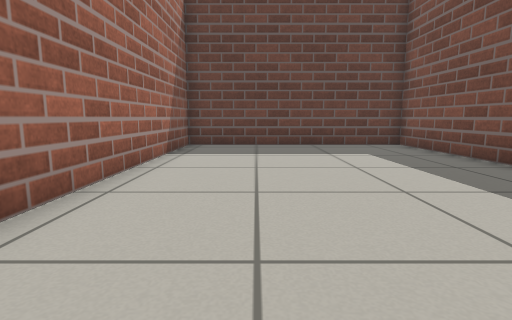
View 1 (above)

18 first-person views from a walk through a world built for the Gazebo simulator. The camera is 0.5 m above the floor, tilts 8° down and sees 80° across. The floor is counted in squares, 0.5 m on a side. Each view is taken from the middle of a square. On the plan, view 1 faces up. The plan holds only what a view shows up to about 12 squares ahead; the rest is blank.

View 2
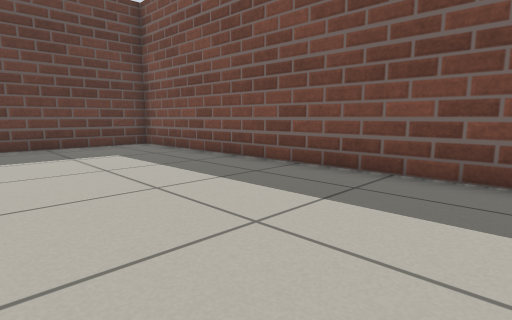

View 3
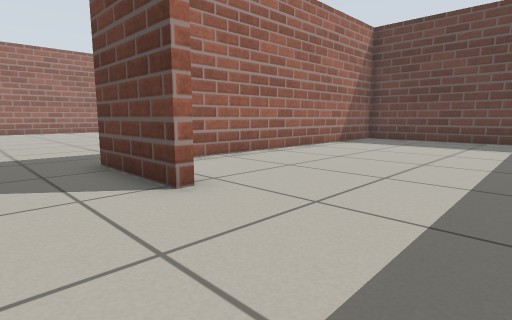

View 4
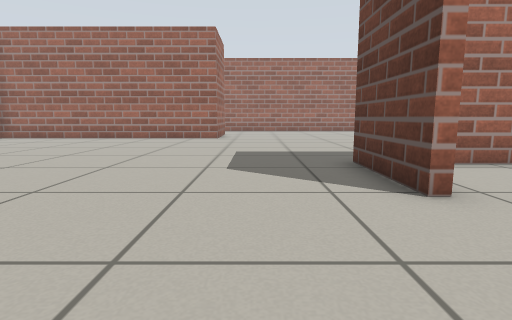

View 5
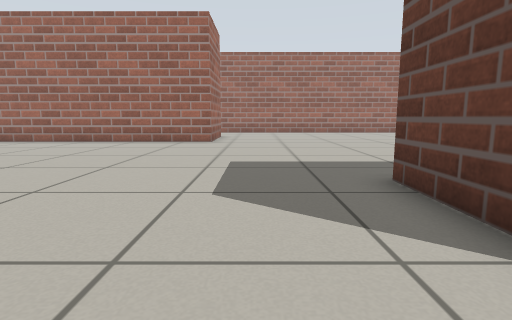

View 6
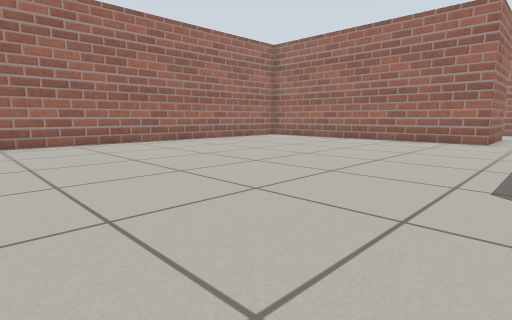

View 7
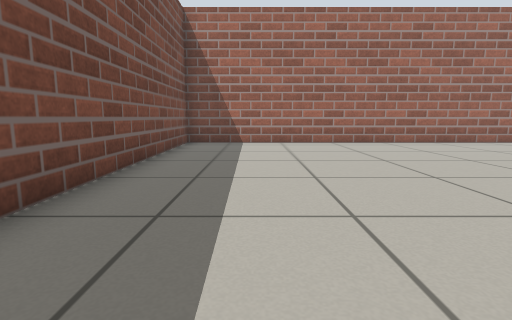

View 8
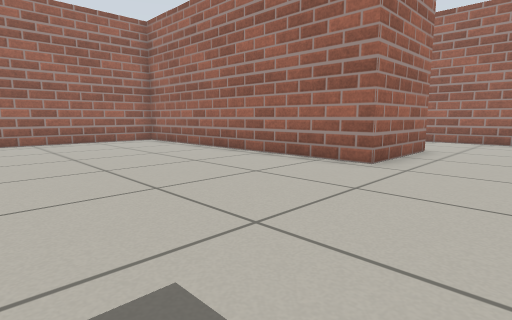

View 9
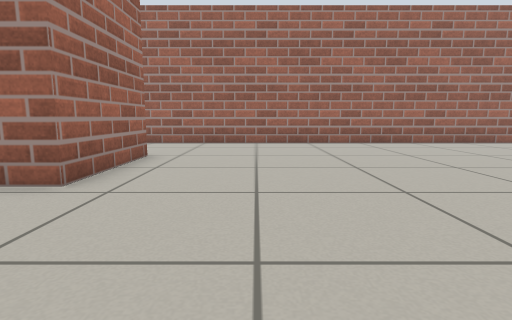

View 10
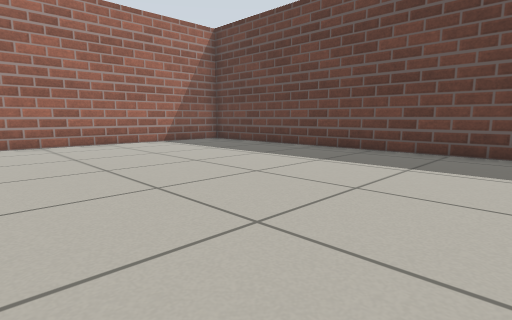

View 11
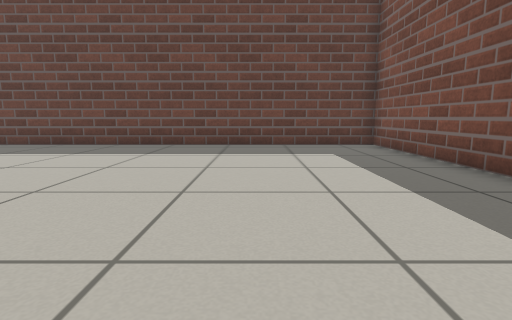

View 12
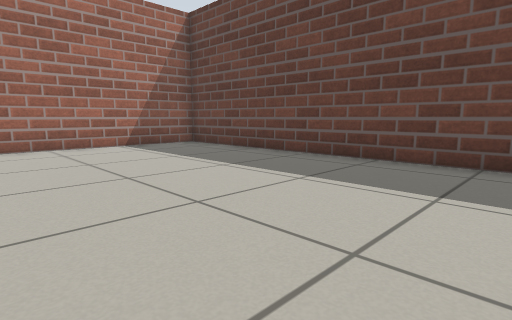

View 13
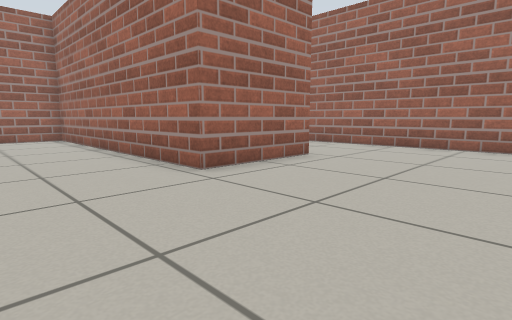

View 14
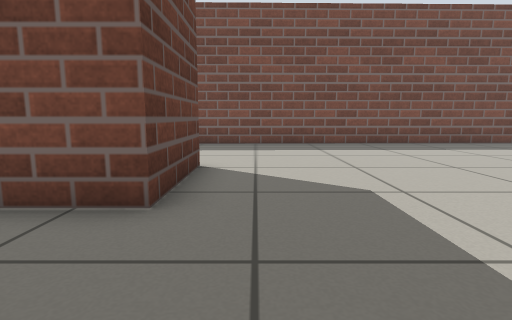

View 15
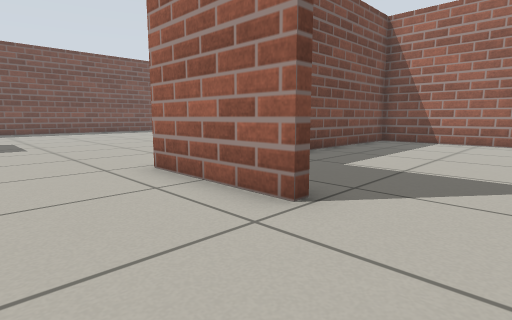

View 16
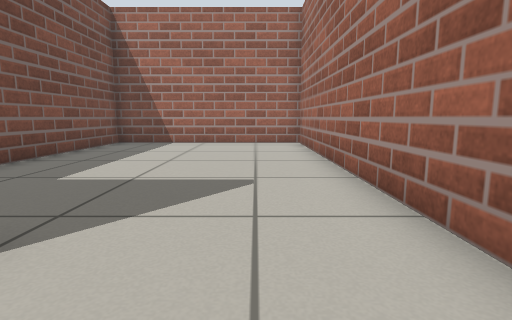

View 17
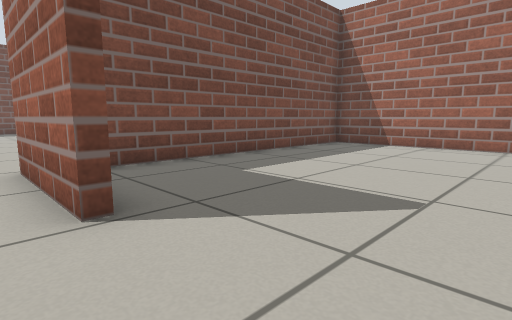

View 18
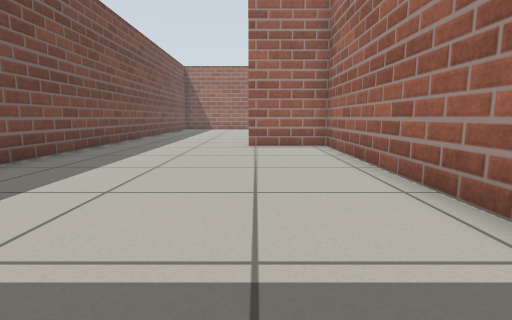

### Floor plan
Points are (right, up) in squares from view 1. A wall is a line through its corners. A room is listed if a view was taken in it or the views show most of it. See-through windows are left out.
Room 1 (views 1, 2, 18)
walls: (5.4, -0.5) (5.2, 11) (-2.4, 11) (-2.4, -0.5) (0.3, -0.5)
ways out: opening at (2.5, -1) to room 2
Room 2 (views 3, 4, 5, 6, 7, 8, 9, 10, 11, 12, 13, 14, 15, 16, 17)
walls: (0.4, -0.8) (-2.7, -0.8); (-2.7, 5) (-2.7, 11) (-17.7, 11) (-17.7, -4.4); (-13.9, -4.8) (-10.3, -4.8) (-10.3, -14.4); (-9.8, -14.9) (5.7, -14.9) (5.4, -0.5)
low walls: (-2.7, -0.8) (-2.7, 0.9)
ways out: opening at (2.5, -1) to room 1; opening at (-15.5, -5) to room 3
Room 3 (no view inside)
walls: (-17.7, -4.4) (-17.7, -14.9) (-10.6, -14.9) (-10.6, -6.1)
ways out: opening at (-15.5, -5) to room 2

Positions as (right, up) in squares from view 1, and headings:
1: (0, 0), facing up
2: (0, 0), facing up-right
3: (4, -3), facing up-left
4: (4, -3), facing left
5: (2, -3), facing left
6: (3, -3), facing down-left
7: (3, -3), facing down
8: (-4, -2), facing down-left
9: (-6, -2), facing left
10: (-6, 2), facing up-left
11: (-7, 0), facing up
12: (-7, 4), facing up-left
13: (-7, 0), facing down-left
14: (-6, -2), facing right
15: (-16, -2), facing down-right
16: (-16, -3), facing down
17: (-17, -4), facing down-right
18: (0, 10), facing down
